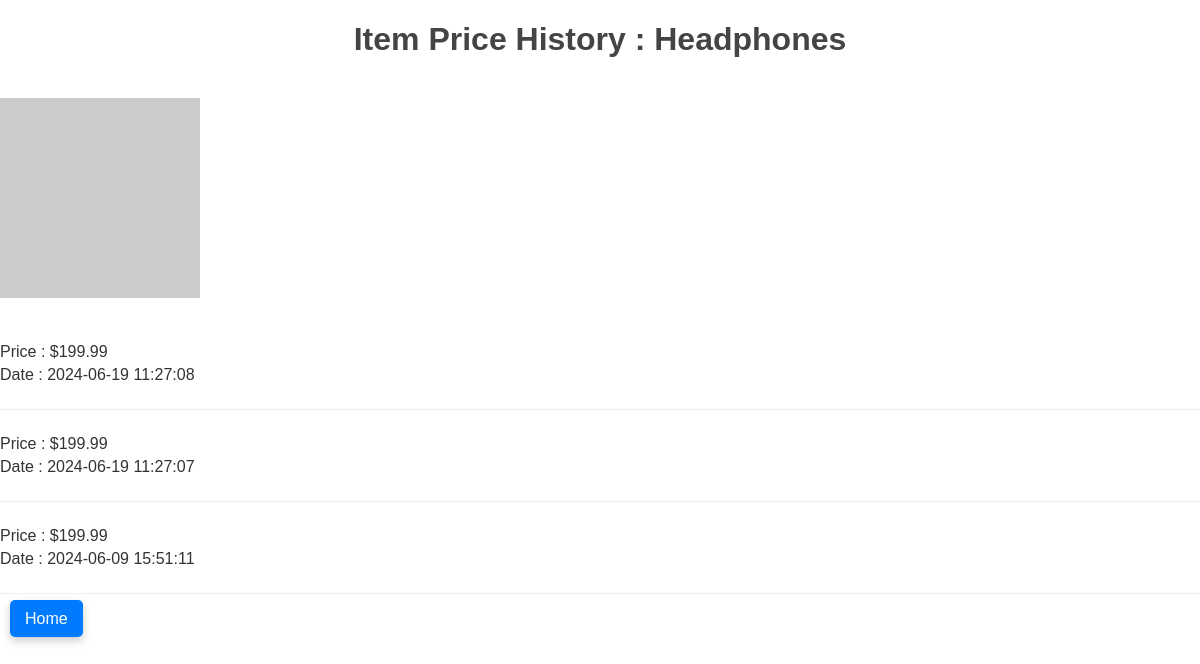
Page /get_historical_price_for_item/3 (signed in) on the committed database.
### tables this page shows
CREATE TABLE orders (
        rowid INTEGER PRIMARY KEY AUTOINCREMENT,
        item_id INTEGER,
        user_id INTEGER,
        seller_id INTEGER,
        quantity INTEGER,
        price REAL,
        description TEXT,
        image TEXT,
        name TEXT,
        category TEXT,
        timestamp DATETIME DEFAULT CURRENT_TIMESTAMP,
        FOREIGN KEY(item_id) REFERENCES items(rowid),
        FOREIGN KEY(user_id) REFERENCES users(rowid)
    );

### app.py (the view)
@app.route('/get_historical_price_for_item/<int:item_id>')
def get_historical_price_for_item(item_id):
    conn = get_db_connection()
    c = conn.cursor()
    c.execute('SELECT * FROM orders WHERE item_id = ? ORDER BY timestamp DESC', (item_id,))
    prices = c.fetchall()
    conn.close()
    return render_template('historical_prices.html', prices=prices)

### app.py (called while the page is built)
def get_db_connection():
    conn = sqlite3.connect('marketplace.db')
    conn.row_factory = sqlite3.Row
    return conn

### templates/historical_prices.html (shortened to what this page needs)
<!doctype html>
<html lang="en">
<head>
    <link rel="stylesheet" href="{{ url_for('static' , filename='style.css')}}">
</head>
<body>
    <h1>Item Price History : {{ prices[0]['name']}}</h1>
    <br><img src="{{ prices[0]['image'] }}" alt="{{ prices[0]['name'] }}">
    <ul>
        {% for item in prices %}
        <li>
            <p>Price : ${{ item['price'] }}</p>
            <p>Date : {{ item['timestamp'] }}</p>
        </li>
        {% endfor %}
    </ul>
    <a href="{{ url_for('index') }}">Home</a>
</body>
</html>

### static/style.css (style rules this page uses)
body { font-family: Arial, sans-serif; margin: 0; padding: 0; background-color: white; color: #333; }
h1, h2 { text-align: center; color: #444; }
a { text-decoration: none; color: #fff; background-color: #007BFF; margin: 0 10px; padding: 10px 15px; border-radius: 5px; transition: ease-in-out 0.2s; box-shadow: 0 4px 8px rgba(0, 0, 0, 0.2); }
ul { list-style: none; padding: 0; }
li { border-bottom: 1px solid #eee; padding: 20px 0; }
li p { margin: 5px 0; }

### rows in the picture
orders: name "Headphones", price "199.99", timestamp "2024-06-19 11:27:08"
orders: price "199.99", timestamp "2024-06-19 11:27:07"
orders: price "199.99", timestamp "2024-06-09 15:51:11"
